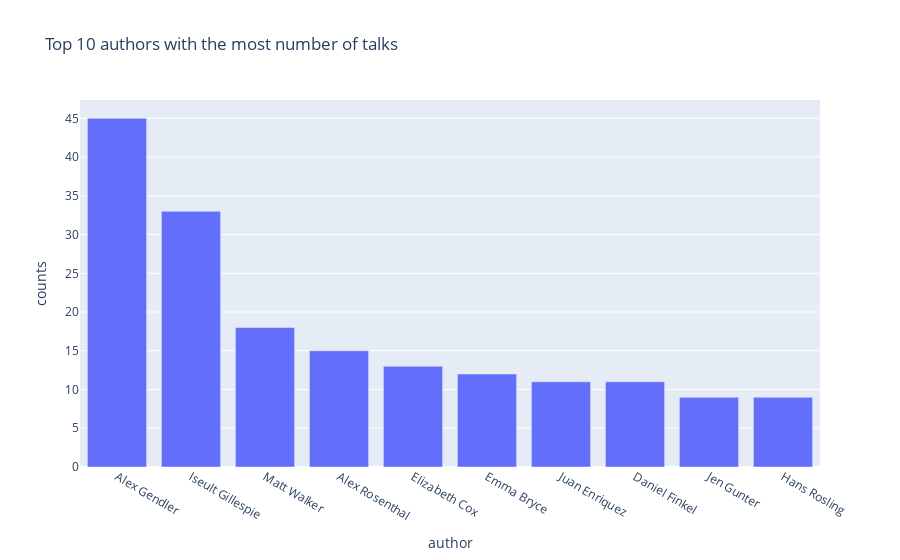

The cell this chart's notebook holds for it:
### Code cell
fig = px.bar(top10Authors, x="author", y="counts", title="Top 10 authors with the most number of talks")
fig.show()

### Figure 1 — Plotly figure (JSON) as saved in the notebook; plotly's stock layout.template omitted (floating-point values rounded to 4 significant figures)
{"data": [{"alignmentgroup": "True", "hovertemplate": "author=%{x}<br>counts=%{y}<extra></extra>", "legendgroup": "", "marker": {"color": "#636efa", "pattern": {"shape": ""}}, "name": "", "offsetgroup": "", "orientation": "v", "showlegend": false, "textposition": "auto", "type": "bar", "x": ["Alex Gendler", "Iseult Gillespie", "Matt Walker", "Alex Rosenthal", "Elizabeth Cox", "Emma Bryce", "Juan Enriquez", "Daniel Finkel", "Jen Gunter", "Hans Rosling"], "xaxis": "x", "y": [45, 33, 18, 15, 13, 12, 11, 11, 9, 9], "yaxis": "y"}], "layout": {"barmode": "relative", "legend": {"tracegroupgap": 0}, "title": {"text": "Top 10 authors with the most number of talks"}, "xaxis": {"anchor": "y", "domain": [0, 1], "title": {"text": "author"}}, "yaxis": {"anchor": "x", "domain": [0, 1], "title": {"text": "counts"}}}}
